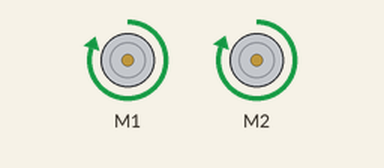
This sketch was run on a simulated Arduino Uno, built with avr-gcc and run on an emulated ATmega328P. On the bench: 2 × DC motor (green arrow = forward, orange = backward, longer = faster). What the sketch prints to the serial monitor is not drawn.

Above: at 5.1 s.
At 10.9 s:
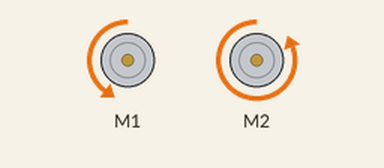
At 12.2 s:
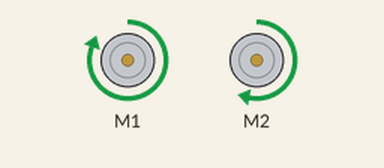
Timing chart, 0 to 16.5 s (numbered marks = the images above):
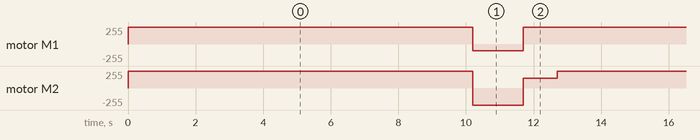

The sketch:

Test_drive.ino
```cpp
#include <Wire.h>
#include <Adafruit_MotorShield.h>

// Create the motor shield object with the default I2C address
Adafruit_MotorShield AFMS = Adafruit_MotorShield();
// Or, create it with a different I2C address (say for stacking)
// Adafruit_MotorShield AFMS = Adafruit_MotorShield(0x61);

// Select which 'port' M1, M2, M3 or M4. In this case, M1
Adafruit_DCMotor *L_motor = AFMS.getMotor(1);
// You can also make another motor on port M2
Adafruit_DCMotor *R_motor = AFMS.getMotor(2);

void setup() {
  // put your setup code here, to run once:
  Serial.begin(9600);           // set up Serial library at 9600 bps
  Serial.println("Adafruit Motorshield v2 - DC Motor test!");
  AFMS.begin();  // create with the default frequency 1.6KHz
  //AFMS.begin(1000);  // OR with a different frequency, say 1KHz

}
void setMotorSpeed(Adafruit_DCMotor *motor, int motor_speed) {
  motor->setSpeed(abs(motor_speed));
  if (motor_speed >= 0) {
    motor->run(FORWARD);
  }
  else if (motor_speed < 0) {
    motor->run(BACKWARD);
  }
}

void setMotorSpeeds(int L_speed, int R_speed) {
  setMotorSpeed(L_motor, L_speed);
  setMotorSpeed(R_motor, R_speed);
}
void loop() {
  setMotorSpeeds(253, 255);
  delay(10200);

    // Turn
  setMotorSpeeds(-100, -255);
  delay(1500);
  setMotorSpeeds(255, 150);
  delay(1000);

  // put your main code here, to run repeatedly:

}
```

Measured:
- by itself, motor M1: repeats every 12.7 s: backward 100/255 1.5 s, forward 255/255 1.0 s, forward 253/255 10.2 s
- by itself, motor M2: repeats every 12.7 s: backward 255/255 1.5 s, forward 150/255 1.0 s, forward 255/255 10.2 s
